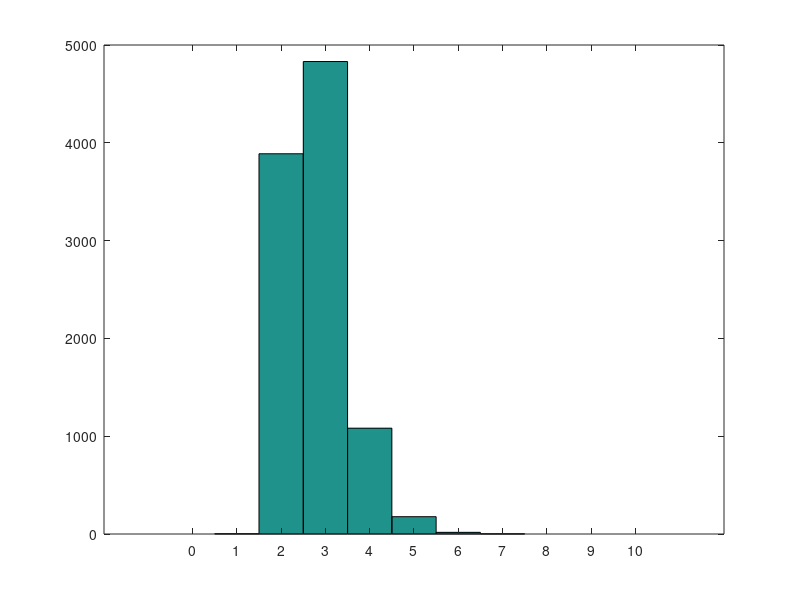

Source code (MATLAB):
% testing what is a 'significant peak' in the raster to count a simulated
% neuron as firing during a particular syllable; 
% Emily Mackevicius 12/10/2014

nSyl = 10; % number of syllables of that type in bout; 
m = 10; % number of timebins in that syllable; 
nBurst = 1; % number of bursts/syllable; 

for iter = 1:10000; 
    simShuff = zeros(nSyl,m); 
    for i = 1:nSyl;
        tmp = randperm(m); 
        simShuff(i,tmp(1)) = 1; 
    end

    raster = sum(simShuff);
    M(iter) = max(raster); 
end
figure; hist(M, 0:10)
